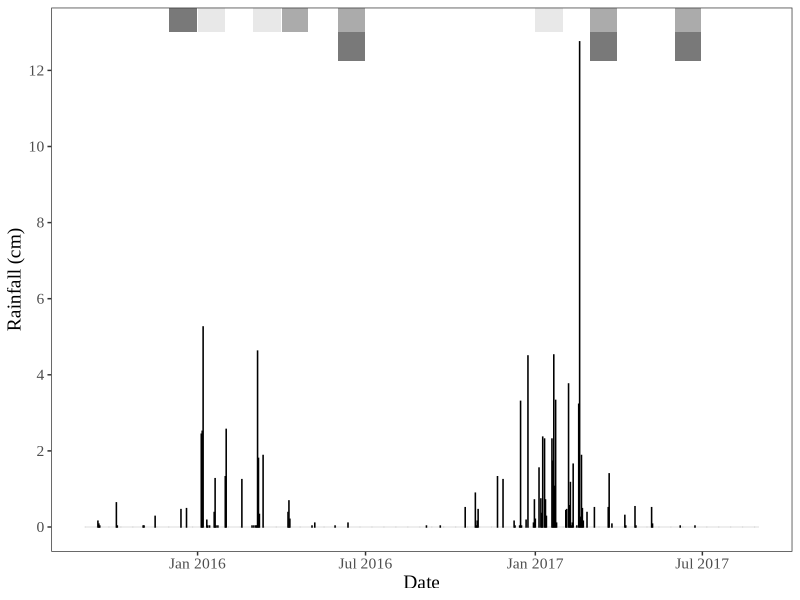
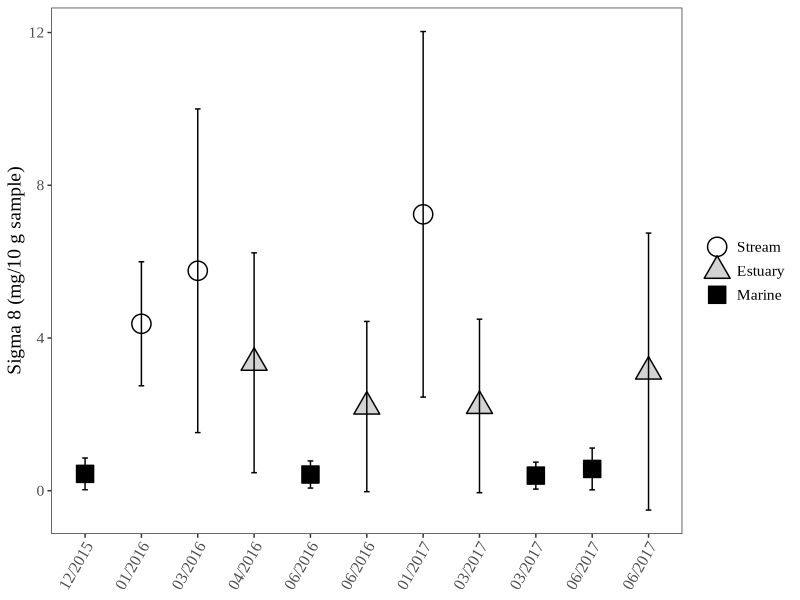
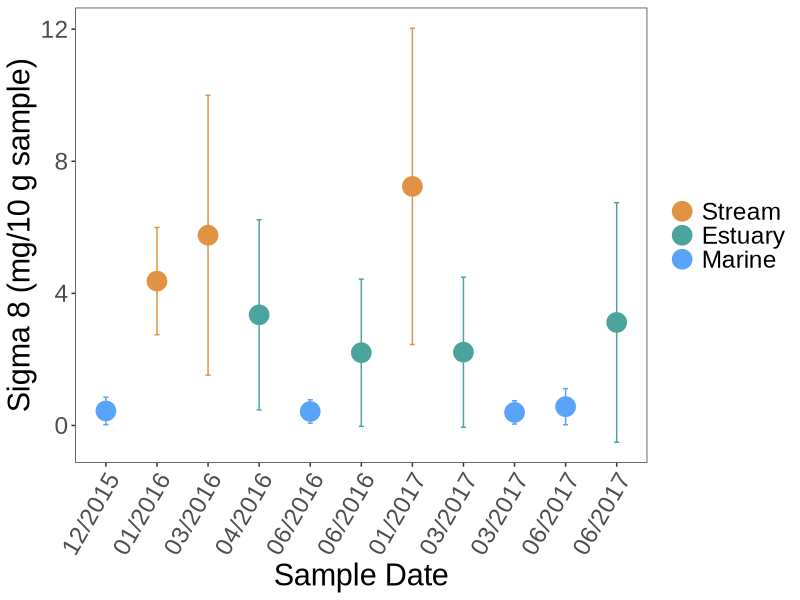
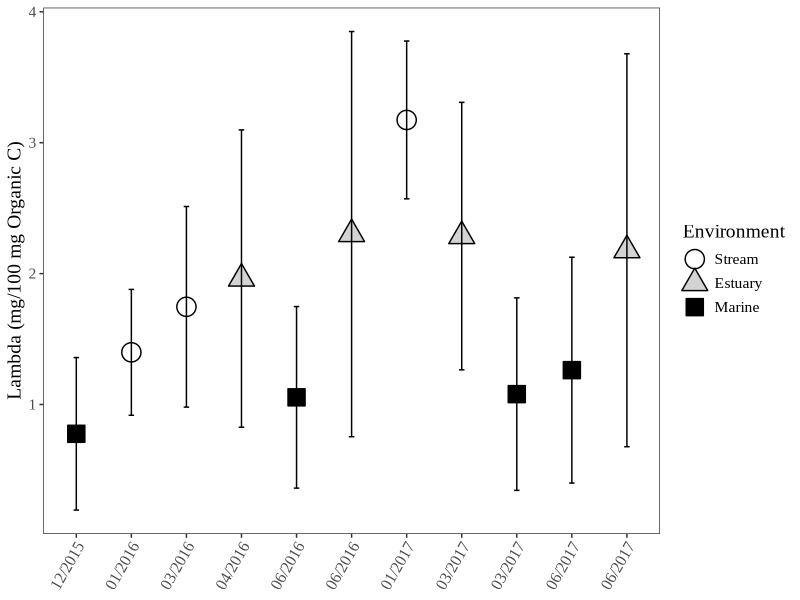
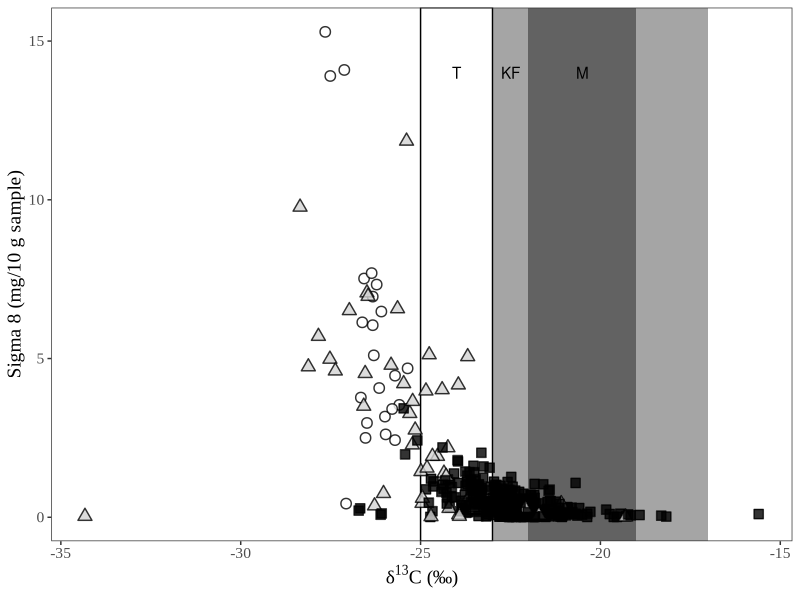

Reproduce these figures in R, in order. (Note: this script raises an error after producing the figures.)
## ---- chunk 1
knitr::opts_chunk$set(echo = TRUE)
## ---- chunk 2

# Load packages.
library(tidyverse)
library(lubridate)
library(patchwork)

# Load datasets.
rain <- read_csv("SBCounty_Gauge234.csv") # Imports necessary data that's been transcribed from the online pdf document into a csv file.

master <- read_csv("RAPID_Master_Datasheet_add_region_streamcode.csv") # Loads the newly updated dataset, as of April 8, 2019. This same dataset is used for the linear mixed effects models.

# In addition, all NDs from Matthieu's original reports are replaced as NAs. For reasoning on why they are not 0s, see either of the other RMarkdown files in this project folder.

# Alright, so the seven outliers I'm removing will be 56, 66, 164, 238, 300, 387, and 389 from the original dataset. For reasoning on these 7, see LMEM Markdown file in this same project.

mastered <- master[ -c(56, 66, 164, 238, 300, 387, 389), ] # Removes outliers from original dataset.

# This dataset has already been QAQCed.

## ---- chunk 3

rain <- rain %>%
  mutate(Rainfall_cm = Rainfall_inches*2.54) %>% # Calculates rainfall in centimeters in a new column.
  mutate(DATE = mdy(Date)) # Transforms date into recognized date format.

rainplot <- ggplot(rain, aes(DATE, Rainfall_cm)) +
  annotate("rect", fill = "gray30", alpha = 0.75, 
        xmin = mdy("12-01-2015"), xmax = mdy("12-31-2015"),
        ymin = 13, ymax = Inf) + # December 2015 - Marine sampling
  annotate("rect", fill = "gray30", alpha = 0.75, 
        xmin = mdy("06-01-2016"), xmax = mdy("06-30-2016"),
        ymin = 12.25, ymax = 13) + # June 2016 - Marine sampling
  annotate("rect", fill = "gray30", alpha = 0.75, 
        xmin = mdy("03-01-2017"), xmax = mdy("03-30-2017"),
        ymin = 12.25, ymax = 13) + # March 2017 - Marine sampling
  annotate("rect", fill = "gray30", alpha = 0.75, 
        xmin = mdy("06-01-2017"), xmax = mdy("06-30-2017"),
        ymin = 12.25, ymax = 13) + # June 2017 - Marine sampling
  annotate("rect", fill = "gray88", alpha = 0.75, 
        xmin = mdy("01-01-2016"), xmax = mdy("01-31-2016"),
        ymin = 13, ymax = Inf) + # Jan 2016 - Stream sampling
  annotate("rect", fill = "gray88", alpha = 0.75, 
        xmin = mdy("03-01-2016"), xmax = mdy("03-31-2016"),
        ymin = 13, ymax = Inf) + # March 2016 - Stream sampling
  annotate("rect", fill = "gray88", alpha = 0.75, 
        xmin = mdy("01-01-2017"), xmax = mdy("01-31-2017"),
        ymin = 13, ymax = Inf) + # Jan 2017 - Stream sampling
  annotate("rect", fill = "gray56", alpha = 0.75, 
        xmin = mdy("04-01-2016"), xmax = mdy("04-30-2016"),
        ymin = 13, ymax = Inf) + # April 2016 - Estuarine sampling
  annotate("rect", fill = "gray56", alpha = 0.75, 
        xmin = mdy("06-01-2016"), xmax = mdy("06-30-2016"),
        ymin = 13, ymax = Inf) + # June 2016 - Estuarine sampling
  annotate("rect", fill = "gray56", alpha = 0.75, 
        xmin = mdy("03-01-2017"), xmax = mdy("03-30-2017"),
        ymin = 13, ymax = Inf) + # March 2017 - EStuarine sampling
  annotate("rect", fill = "gray56", alpha = 0.75, 
        xmin = mdy("06-01-2017"), xmax = mdy("06-30-2017"),
        ymin = 13, ymax = Inf) + # June 2017 - EStuarine sampling
  geom_bar(stat="identity", color="black", width=0.1) +
  theme_bw() +
  ylab("Rainfall (cm)") +
  xlab("Date") +
  scale_y_continuous(breaks=seq(0,14,2)) + # Adds y-axis labels every 2 cm.
  scale_x_date(date_labels = "%b %Y") + # Adds x-axis labels.
  theme_bw() +
  theme(panel.grid.major = element_blank(), panel.grid.minor = element_blank(),panel.background = element_blank()) +
  theme(text=element_text(family="Times New Roman", size=14)) #+
  #ggtitle("Santa Barbara County Precipitation\nWater Years 2015-2017")

rainplot

# Export figure to desktop.

# ggsave(("Figure_2.png"),
#        path = "/Users/heililowman/Desktop/R_figures/Lignin",
#        width = 20,
#        height = 10,
#        units = "cm"
#        )

## ---- chunk 4

# First, we will plot overall Sigma 8 and Lambda values.

Fig3_Stats <- mastered %>% # Takes the original dataset and then ...
  group_by(Group, Environment) %>% # Groups by date and environment and then ...
  summarize(Sig8 = mean(Sigma8, na.rm = TRUE), Sig8sd = sd(Sigma8, na.rm = TRUE), 
            Lam = mean(Lambda, na.rm = TRUE), Lamsd = sd(Lambda, na.rm = TRUE)) %>% # Summarizes and then...
  ungroup() %>% # Ungroups data.
  mutate(Environment = factor(case_when(Environment == "Stream" ~ "Stream",
                                        Environment == "Estuary" ~ "Estuary",
                                        Environment == "Reef" ~ "Marine"), levels = c("Stream", "Estuary", "Marine"))) %>% # Renames.
  mutate(Group = factor(Group, levels = c( "A", "B", "C", "D", "E", "F", "I", "H", "G", "J", "K"))) # Relevel the "Group" column so that it's presented in the best chronological order.

#tiff(filename = "/Users/heililowman/Documents/UC_Santa_Barbara/Research_Lignin/Figures/Manuscript_figure_files/Fig3A.tiff", width=6, height=4, unit="in", res=400) 
fig3a <- ggplot(Fig3_Stats, aes(Group, Sig8, shape=Environment, fill=Environment)) +
  scale_x_discrete(labels = c("12/2015", "01/2016", "03/2016", "04/2016", "06/2016", "06/2016", "01/2017", "03/2017", "03/2017", "06/2017", "06/2017")) +
  geom_point(size = 6,
             stroke = 0.75) + 
  scale_shape_manual(values = c(21, 24, 22)) +
  scale_fill_manual(values = c("white", "lightgrey", "black")) +
  geom_errorbar(data=Fig3_Stats, aes(ymin=Sig8-Sig8sd,ymax=Sig8+Sig8sd), width=0.1) +
  xlab("Sample Date") +
  ylab("Sigma 8 (mg/10 g sample)") + 
  theme_bw() +
  theme(panel.grid.major = element_blank(), panel.grid.minor = element_blank(),panel.background = element_blank()) + # This ensures the whole data grid is boxed in, which looks cleaner in text.
  theme(text=element_text(family="Times New Roman", size=14)) +
  theme(axis.text.x = element_text(angle = 60, hjust = 1)) +
  theme(axis.title.x=element_blank()) +
  theme(legend.title = element_blank())
#dev.off()

fig3a

# Creating the following figure for inclusion in my exit seminar.

fig3a_color <- ggplot(Fig3_Stats, aes(Group, Sig8, color=Environment)) +
  scale_x_discrete(labels = c("12/2015", "01/2016", "03/2016", "04/2016", "06/2016", "06/2016", "01/2017", "03/2017", "03/2017", "06/2017", "06/2017")) +
  geom_point(size = 6,
             stroke = 0.75) + 
  scale_color_manual(values=c("#E29244", "#4CA49E", "#59A3F8"), name = "Sampling Environment") + # Edit the legend and figure colors.
  geom_errorbar(data=Fig3_Stats, aes(ymin=Sig8-Sig8sd,ymax=Sig8+Sig8sd), width=0.1) +
  xlab("Sample Date") +
  ylab("Sigma 8 (mg/10 g sample)") + 
  theme_bw() +
  theme(panel.grid.major = element_blank(), panel.grid.minor = element_blank(),panel.background = element_blank()) + # This ensures the whole data grid is boxed in, which looks cleaner in text.
  theme(text=element_text(family="Arial", size=22)) +
  theme(axis.text.x = element_text(angle = 60, hjust = 1)) +
  theme(legend.title = element_blank())

fig3a_color
# Actually, I'm not sure how much more helpful a figure versus numbers will be so I'm skipping this figure in my presentation.

#tiff(filename = "/Users/heililowman/Documents/UC_Santa_Barbara/Research_Lignin/Figures/Manuscript_figure_files/Fig3B.tiff", width=6, height=4, unit="in", res=400) 
fig3b <- ggplot(Fig3_Stats, aes(Group, Lam, shape=Environment, fill=Environment)) +
  scale_x_discrete(labels = c("12/2015", "01/2016", "03/2016", "04/2016", "06/2016", "06/2016", "01/2017", "03/2017", "03/2017", "06/2017", "06/2017")) +
  geom_point(size = 6,
             stroke = 0.75) + 
  scale_shape_manual(values = c(21, 24, 22)) +
  scale_fill_manual(values = c("white", "lightgrey", "black")) +
  geom_errorbar(data=Fig3_Stats, aes(ymin=Lam-Lamsd,ymax=Lam+Lamsd), width=0.1) +
  xlab("Sample Date") +
  ylab("Lambda (mg/100 mg Organic C)") + 
  theme_bw() +
  theme(panel.grid.major = element_blank(), panel.grid.minor = element_blank(),panel.background = element_blank()) +
  theme(text=element_text(family="Times New Roman", size=14)) +
  theme(axis.text.x = element_text(angle = 60, hjust = 1)) +
  theme(axis.title.x=element_blank())
#dev.off()

fig3b

# Export figure to desktop.

# ggsave(("Figure_3.png"),
#        path = "/Users/heililowman/Desktop/R_figures/Lignin",
#        width = 20,
#        height = 10,
#        units = "cm"
#        )

## ---- chunk 5

# Next, we will plot isotopic data versus Sigma 8 and 3,5-Bd/V values.

isotopes <- mastered %>%
  mutate(Environment = factor(case_when(Environment == "Stream" ~ "Stream",
                                        Environment == "Estuary" ~ "Estuary",
                                        Environment == "Reef" ~ "Marine"), 
                              levels = c("Stream", "Estuary", "Marine")))# Renames.

# Need to keep the outlier in on the light end, because its the same distance from the nearest point as the outlier on the heavier end (and it was included on all of the LMEMs in the other file).

# I have also removed the designation of near/far from stream and just represented all marine sediments as reef sites - this distinction was not important in any of the models I ran, and I feel it doesn't add anything to the visual. Also, this will keep things consistent legend-wise with Figure 3.

#tiff(filename = "/Users/heililowman/Documents/UC_Santa_Barbara/Research_Lignin/Figures/Manuscript_figure_files/Fig4.tiff", width=12, height=6, unit="in", res=400) 
fig4 <- ggplot(isotopes, aes (x=d13C, y=Sigma8, shape=Environment, fill=Environment)) +
  annotate("rect", color = "black", fill = "white", 
        xmin = -25, xmax = -23,
        ymin = -Inf, ymax = Inf) + 
  annotate("text", x = -24, y = 14, label = "T") + # Terrestrial signatures
  annotate("rect", fill = "gray30", alpha = 0.50, 
        xmin = -23, xmax = -17,
        ymin = -Inf, ymax = Inf) + 
  annotate("text", x = -22.5, y = 14, label = "KF") + # Kelp forest signatures
  annotate("rect", fill = "gray30", alpha = 0.75, 
        xmin = -22, xmax = -19,
        ymin = -Inf, ymax = Inf) + 
  annotate("text", x = -20.5, y = 14, label = "M") +# Marine signatures
  geom_point(size=3,
             stroke = 0.75,
             alpha = 0.8) +
  scale_shape_manual(values = c(21, 24, 22)) +
  scale_fill_manual(values = c("white", "lightgrey", "black")) +
  theme_bw() +
  theme(panel.grid.major = element_blank(), panel.grid.minor = element_blank(),panel.background = element_blank()) +
  theme(text=element_text(family="Times New Roman", size=14)) +
  xlab(expression("δ"^{13}*"C (‰)")) + # GAH! It's AMAZING I GOT THE SUPERSCRIPT TO WORK!!!
  ylab("Sigma 8 (mg/10 g sample)") +
  theme(legend.position = "none")
#dev.off

fig4

#tiff(filename = "/Users/heililowman/Documents/UC_Santa_Barbara/Research_Lignin/Figures/Manuscript_figure_files/Fig5.tiff", width=10, height=6, unit="in", res=400) 
fig5 <- ggplot(isotopes, aes (x=d13C, y=Bd.V, shape=Environment, fill=Environment)) +
  geom_point(size=3,
             stroke = 0.75,
             alpha = 0.8) +
  scale_shape_manual(values = c(21, 24, 22)) +
  scale_fill_manual(values = c("white", "lightgrey", "black")) +
  theme_bw() +
  theme(panel.grid.major = element_blank(), panel.grid.minor = element_blank(),panel.background = element_blank()) +
  theme(text=element_text(family="Times New Roman", size=14)) +
  xlab(expression("δ"^{13}*"C (‰)")) +
  ylab("3,5-Bd / Vanillyl") +
  theme(legend.position = c(0.15, 0.85))
#dev.off

fig5

fig4_full <- fig4 + fig5

fig4_full + plot_annotation(tag_levels = 'A')

# Export figure to Desktop.

# ggsave(("Figure_4.png"),
#        path = "/Users/heililowman/Desktop/R_figures/Lignin",
#        width = 30,
#        height = 15,
#        units = "cm"
#        )

## ---- chunk 6

# So, this will be a plot of stream S/V and C/V values, but the boxes for source material will need to be added in in Powerpoint.

stream <- mastered %>%
  filter(Environment=="Stream") # Creates dataset of only stream data.

#tiff(filename = "/Users/heililowman/Documents/UC_Santa_Barbara/Research_Lignin/Figures/Manuscript_figure_files/Fig6.tiff", width=8, height=6, unit="in", res=400) 
fig6 <- ggplot(stream, aes (C.V,S.V, shape=Group_2, fill=Group_2)) +
  annotate("rect", color = "black", fill = "white", 
        xmin = 0, xmax = 0.5,
        ymin = 0.4, ymax = 3.25) + 
  annotate("text", x = 0.05, y = 3, label = "A") + # woody Angiosperm signatures
  annotate("rect", fill = "gray30", alpha = 0.25, 
        xmin = 0.2, xmax = 0.6,
        ymin = 0, ymax = 2.5) + 
  annotate("text", x = 0.575, y = 2.3, label = "a") + # non-woody angiosperm signatures
  annotate("rect", fill = "gray30", alpha = 0.40, 
        xmin = 0, xmax = 0.6,
        ymin = 0, ymax = 0.2) + 
  annotate("text", x = 0.05, y = 0.1, label = "G") +# woody Gymnosperm signatures
  annotate("rect", fill = "gray30", alpha = 0.60, 
        xmin = 0.2, xmax = 0.6,
        ymin = 0, ymax = 0.2) + 
  annotate("text", x = 0.575, y = 0.1, label = "g") + # non-woody gymnosperm signatures
  geom_point(size=6,
             stroke = 0.75,
             alpha = 0.8) +
  scale_shape_manual(name = "Sampling Date", values = c(21, 21, 21), labels = c("01/2016", "03/2016", "01/2017")) +
  scale_fill_manual(name = "Sampling Date", values = c("white", "lightgrey", "black"), labels = c("01/2016", "03/2016", "01/2017")) + # Need to duplicate labels in both calls so that legend works.
  xlim(0,0.6) +
  ylim(0,4.5) +
  theme_bw() +
  theme(panel.grid.major = element_blank(), panel.grid.minor = element_blank(),panel.background = element_blank()) +
  theme(text=element_text(family="Times New Roman", size=16)) +
  xlab("Cinnamyl / Vanillyl") +
  ylab("Syringyl / Vanillyl") +
  theme(legend.position = c(0.85, 0.85))
#dev.off

fig6

#Making a set of new figures for my exit seminar.

streama <- mastered %>%
  filter(Environment=="Stream") %>% # Creates dataset of only stream data.
  filter(Group=="B") # Selects only January 2016 data.

fig6_colora <- ggplot(streama, aes (C.V,S.V, color=Group_2)) +
  geom_point(size=8,
             stroke = 0.75) +
  scale_color_manual(values = c("#EFC68E"), labels = c("01/2016")) +
  #scale_color_manual(values = c("#E29244"), labels = c("01/2016")) + 
  xlim(0,0.6) +
  ylim(0,4.5) +
  theme_bw() +
  theme(panel.grid.major = element_blank(), panel.grid.minor = element_blank(),panel.background = element_blank()) +
  theme(text=element_text(family="Arial", size=22)) +
  xlab("Cinnamyl / Vanillyl") +
  ylab("Syringyl / Vanillyl") +
  theme(legend.title = element_blank())

#tiff(filename = "/Users/heililowman/Documents/UC_Santa_Barbara/Research_Lignin/Figures/Manuscript_figure_files/Fig6_colora_oak.tiff", width=8, height=6, unit="in", res=400) 
fig6_colora
#dev.off

streamb <- mastered %>%
  filter(Environment=="Stream") %>% # Creates dataset of only stream data.
  filter(Group=="B" | Group=="C") # Selects only 2016 data.

fig6_colorb <- ggplot(streamb, aes (C.V,S.V, color=Group_2)) +
  geom_point(size=8,
             stroke = 0.75) +
  scale_color_manual(values = c("#EFC68E", "#7C9867"), labels = c("01/2016", "03/2016")) +
  #scale_color_manual(values = c("#E29244","#FFAA00"), labels = c("01/2016", "03/2016")) + 
  xlim(0,0.6) +
  ylim(0,4.5) +
  theme_bw() +
  theme(panel.grid.major = element_blank(), panel.grid.minor = element_blank(),panel.background = element_blank()) +
  theme(text=element_text(family="Arial", size=22)) +
  xlab("Cinnamyl / Vanillyl") +
  ylab("Syringyl / Vanillyl") +
  theme(legend.title = element_blank())

#tiff(filename = "/Users/heililowman/Documents/UC_Santa_Barbara/Research_Lignin/Figures/Manuscript_figure_files/Fig6_colorb_oak.tiff", width=8, height=6, unit="in", res=400) 
fig6_colorb
#dev.off

fig6_colorc <- ggplot(stream, aes (C.V,S.V, color=Group_2)) +
  geom_point(size=8,
             stroke = 0.75) +
  scale_color_manual(values = c("#EFC68E", "#7C9867", "#4F5730"), labels = c("01/2016", "03/2016", "01/2017")) +
  #scale_color_manual(values = c("#E29244", "#FFAA00", "#D46F10"), labels = c("01/2016", "03/2016", "01/2017")) +
  xlim(0,0.6) +
  ylim(0,4.5) +
  theme_bw() +
  theme(panel.grid.major = element_blank(), panel.grid.minor = element_blank(),panel.background = element_blank()) +
  theme(text=element_text(family="Arial", size=22)) +
  xlab("Cinnamyl / Vanillyl") +
  ylab("Syringyl / Vanillyl") +
  theme(legend.title = element_blank())

#tiff(filename = "/Users/heililowman/Documents/UC_Santa_Barbara/Research_Lignin/Figures/Manuscript_figure_files/Fig6_colorc_oak.tiff", width=8, height=6, unit="in", res=400) 
fig6_colorc
#dev.off

## ---- chunk 7

# And now to create a similar S/V vs. C/V figure for the marine sample data.

marine <- mastered %>%
  filter(Environment=="Reef") # Creates dataset of only marine data.

fig7a <- ggplot(marine, aes (C.V,S.V, shape=Group, fill=Group)) +
  geom_point(size=6,
             stroke = 0.75,
             alpha = 0.8) +
  scale_shape_manual(name = "Sampling Date", values = c(21, 21, 21, 21), labels = c("12/2015", "06/2016", "03/2017", "06/2017")) +
  scale_fill_manual(name = "Sampling Date", values = c("white", "lightgrey", "gray30", "black"), labels = c("12/2015", "06/2016", "03/2017", "06/2017")) + # Need to duplicate labels in both calls so that legend works.
  xlim(0,0.25) +
  ylim(0,5.5) +
  theme_bw() +
  theme(panel.grid.major = element_blank(), panel.grid.minor = element_blank(),panel.background = element_blank()) +
  theme(text=element_text(family="Times New Roman", size=16)) +
  xlab("Cinnamyl/Vanillyl") +
  ylab("Syringyl/Vanillyl") +
  theme(legend.title = element_blank())

fig7a

# Due to sheer number of points, let's consolidate by site for each sampling.

m_cvsv <- marine %>% 
  group_by(Site, Group) %>%     
  summarize(meanC.V = mean(C.V, na.rm = TRUE), CVsd = sd(C.V, na.rm = TRUE), meanS.V = mean(S.V, na.rm = TRUE), SVsd = sd(S.V, na.rm = TRUE),) %>%
  ungroup()

#tiff(filename = "/Users/heililowman/Documents/UC_Santa_Barbara/Research_Lignin/Figures/Manuscript_figure_files/Fig7.tiff", width=8, height=6, unit="in", res=400) 
fig7b <- ggplot(m_cvsv, aes (x=meanC.V, y=meanS.V, shape = Group, fill = Group)) +
  geom_point(size=6,
             stroke = 0.75,
             alpha = 0.8) +
  scale_shape_manual(name = "Sampling Date", values = c(21, 21, 21, 21), labels = c("12/2015", "06/2016", "03/2017", "06/2017")) +
  scale_fill_manual(name = "Sampling Date", values = c("white", "lightgrey", "gray30", "black"), labels = c("12/2015", "06/2016", "03/2017", "06/2017")) +
  #geom_errorbar(data=m_cvsv, aes(ymin=meanS.V-SVsd,ymax=meanS.V+SVsd)) +
  #geom_errorbarh(data=m_cvsv, aes(xmin=meanC.V-CVsd,xmax=meanC.V+CVsd)) +
  xlim(0,0.25) +
  ylim(0,5.5) +
  theme_bw() +
  theme(panel.grid.major = element_blank(), panel.grid.minor = element_blank(),panel.background = element_blank()) +
  theme(text=element_text(family="Times New Roman", size=16)) +
  xlab("Cinnamyl / Vanillyl") +
  ylab("Syringyl / Vanillyl") +
  theme(legend.position = c(0.85, 0.85))
#dev.off

# Did not include error bars because they do not add to the takeaway of the figure, and delineations between groupings are made clear by the results of the LMEMs.

fig7b

fig5_full <- fig6 + fig7b

fig5_full + plot_annotation(tag_levels = 'A')

# Export full figure to Desktop.

# ggsave(("Figure_5.png"),
#        path = "/Users/heililowman/Desktop/R_figures/Lignin",
#        width = 30,
#        height = 15,
#        units = "cm"
#        )

# And below I've made some additional colored plots for use in my exit seminar.

m_cvsva <- m_cvsv %>% # Takes the original aggregated dataset.
  filter(Group == "A") # Selects only December 2015 samples.

fig7b_colora <- ggplot(m_cvsva, aes (x=meanC.V, y=meanS.V, color = Group)) +
  geom_point(size=8,
             stroke = 0.75) +
  scale_color_manual(values = c("#3793EC"), labels = c("12/2015")) +
  xlim(0,0.25) +
  ylim(0,5.5) +
  theme_bw() +
  theme(panel.grid.major = element_blank(), panel.grid.minor = element_blank(),panel.background = element_blank()) +
  theme(text=element_text(family="Arial", size=22)) +
  xlab("Cinnamyl / Vanillyl") +
  ylab("Syringyl / Vanillyl") +
  theme(legend.title = element_blank())

#tiff(filename = "/Users/heililowman/Documents/UC_Santa_Barbara/Research_Lignin/Figures/Manuscript_figure_files/Fig7b_colora_lake.tiff", width=8, height=6, unit="in", res=400) 
fig7b_colora
#dev.off

m_cvsvb <- m_cvsv %>% # Takes the original aggregated dataset.
  filter(Group == "A" | Group == "E") # Selects only December 2015 and June 2016 samples.

fig7b_colorb <- ggplot(m_cvsvb, aes (x=meanC.V, y=meanS.V, color = Group)) +
  geom_point(size=8,
             stroke = 0.75) +
  scale_color_manual(values = c("#3793EC", "#7AC9B7"), labels = c("12/2015", "06/2016")) +
  xlim(0,0.25) +
  ylim(0,5.5) +
  theme_bw() +
  theme(panel.grid.major = element_blank(), panel.grid.minor = element_blank(),panel.background = element_blank()) +
  theme(text=element_text(family="Arial", size=22)) +
  xlab("Cinnamyl / Vanillyl") +
  ylab("Syringyl / Vanillyl") +
  theme(legend.title = element_blank())

#tiff(filename = "/Users/heililowman/Documents/UC_Santa_Barbara/Research_Lignin/Figures/Manuscript_figure_files/Fig7b_colorb_lake.tiff", width=8, height=6, unit="in", res=400) 
fig7b_colorb
#dev.off

m_cvsvbb <- m_cvsv %>% # Takes the original aggregated dataset.
  filter(Group == "A" | Group == "E" | Group == "G") # Selects only December 2015 and June 2016 samples.

fig7b_colorbb <- ggplot(m_cvsvbb, aes (x=meanC.V, y=meanS.V, color = Group)) +
  geom_point(size=8,
             stroke = 0.75) +
  scale_color_manual(values = c("#3793EC", "#7AC9B7", "#6CA184"), labels = c("12/2015", "06/2016", "03/2017")) +
  xlim(0,0.25) +
  ylim(0,5.5) +
  theme_bw() +
  theme(panel.grid.major = element_blank(), panel.grid.minor = element_blank(),panel.background = element_blank()) +
  theme(text=element_text(family="Arial", size=22)) +
  xlab("Cinnamyl / Vanillyl") +
  ylab("Syringyl / Vanillyl") +
  theme(legend.title = element_blank())

#tiff(filename = "/Users/heililowman/Documents/UC_Santa_Barbara/Research_Lignin/Figures/Manuscript_figure_files/Fig7b_colorbb_lake.tiff", width=8, height=6, unit="in", res=400) 
fig7b_colorbb
#dev.off

fig7b_colorc <- ggplot(m_cvsv, aes (x=meanC.V, y=meanS.V, color = Group)) +
  geom_point(size=8,
             stroke = 0.75) +
  scale_color_manual(values = c("#3793EC", "#7AC9B7", "#6CA184", "#2A3927"), labels = c("12/2015", "06/2016", "03/2017", "06/2017")) +
  #scale_color_manual(values = c("#69B9FA", "#59A3F8", "#5A7ECB", "#6B6D9F"), labels = c("12/2015", "06/2016", "03/2017", "06/2017")) +
  xlim(0,0.25) +
  ylim(0,5.5) +
  theme_bw() +
  theme(panel.grid.major = element_blank(), panel.grid.minor = element_blank(),panel.background = element_blank()) +
  theme(text=element_text(family="Arial", size=22)) +
  xlab("Cinnamyl / Vanillyl") +
  ylab("Syringyl / Vanillyl") +
  theme(legend.title = element_blank())

#tiff(filename = "/Users/heililowman/Documents/UC_Santa_Barbara/Research_Lignin/Figures/Manuscript_figure_files/Fig7b_colorc_lake.tiff", width=8, height=6, unit="in", res=400) 
fig7b_colorc
#dev.off

## ---- chunk 8

# Similar to Figure 6, this figure will plot degradation parameters for stream data only.

#tiff(filename = "/Users/heililowman/Documents/UC_Santa_Barbara/Research_Lignin/Figures/Manuscript_figure_files/Fig8.tiff", width=8, height=6, unit="in", res=400) 
fig8 <- ggplot(stream, aes (Bd.V,P..V.S., shape=Group_2, fill=Group_2)) +
  geom_point(size=6,
             stroke = 0.75,
             alpha = 0.8) +
  scale_shape_manual(name = "Sampling Date", values = c(21, 21, 21), labels = c("01/2016", "03/2016", "01/2017")) +
  scale_fill_manual(name = "Sampling Date", values = c("white", "lightgrey", "black"), labels = c("01/2016", "03/2016", "01/2017")) +
  xlim(0,0.4) +
  ylim(0,0.4) +
  theme_bw() +
  theme(panel.grid.major = element_blank(), panel.grid.minor = element_blank(),panel.background = element_blank()) +
  theme(text=element_text(family="Times New Roman", size=16)) +
  xlab("3,5-Bd / Vanillyl") +
  ylab("P-hydroxyl / (Vanillyl + Syringyl)") +
  theme(legend.position = c(0.8, 0.85))
#dev.off

fig8

## ---- chunk 9

# And finally, the code for the P/V+S vs. 3,5-Bd/V values for marine sites.

fig9a <- ggplot(marine, aes (Bd.V,P..V.S., shape=Group, fill=Group)) +
  geom_point(size=6,
             stroke = 0.75,
             alpha = 0.8) +
  scale_shape_manual(values = c(21, 21, 21, 21), labels = c("12/2015", "06/2016", "03/2017", "06/2017")) +
  scale_fill_manual(values = c("white", "lightgrey", "gray30", "black"), labels = c("12/2015", "06/2016", "03/2017", "06/2017")) +
  xlim(0,2) +
  ylim(0,1) +
  theme_bw() +
  theme(panel.grid.major = element_blank(), panel.grid.minor = element_blank(),panel.background = element_blank()) +
  theme(text=element_text(family="Times New Roman", size=16)) +
  xlab("3,5Bd / Vanillyl") +
  ylab("P-hydroxyl / (Vanillyl + Syringyl)") +
  theme(legend.title = element_blank())

fig9a

# Going to aggregate values again as we did in Figure 7.

m_bdvpvs <- marine %>% 
  group_by(Site, Group) %>%     
  summarize(meanBdV = mean(Bd.V, na.rm = TRUE), BdVsd = sd(Bd.V, na.rm = TRUE), meanPVS = mean(P..V.S., na.rm = TRUE), PVSsd = sd(P..V.S., na.rm = TRUE),) %>%
  ungroup()

#tiff(filename = "/Users/heililowman/Documents/UC_Santa_Barbara/Research_Lignin/Figures/Manuscript_figure_files/Fig9.tiff", width=8, height=6, unit="in", res=400) 
fig9b <- ggplot(m_bdvpvs, aes (x=meanBdV, y=meanPVS, shape = Group, fill = Group)) +
  geom_point(size=6,
             stroke = 0.75,
             alpha = 0.8) +
  scale_shape_manual(name = "Sampling Date", values = c(21, 21, 21, 21), labels = c("12/2015", "06/2016", "03/2017", "06/2017")) +
  scale_fill_manual(name = "Sampling Date", values = c("white", "lightgrey", "gray30", "black"), labels = c("12/2015", "06/2016", "03/2017", "06/2017")) +
  xlim(0,2) +
  ylim(0,1) +
  theme_bw() +
  theme(panel.grid.major = element_blank(), panel.grid.minor = element_blank(),panel.background = element_blank()) +
  theme(text=element_text(family="Times New Roman", size=16)) +
  xlab("3,5Bd / Vanillyl") +
  ylab("P-hydroxyl / (Vanillyl + Syringyl)") +
  theme(legend.position = c(0.8, 0.85))
#dev.off

fig9b

fig6_full <- fig8 + fig9b

fig6_full + plot_annotation(tag_levels = 'A')

# Export full figure to Desktop.

# ggsave(("Figure_6.png"),
#        path = "/Users/heililowman/Desktop/R_figures/Lignin",
#        width = 30,
#        height = 15,
#        units = "cm"
#        )
